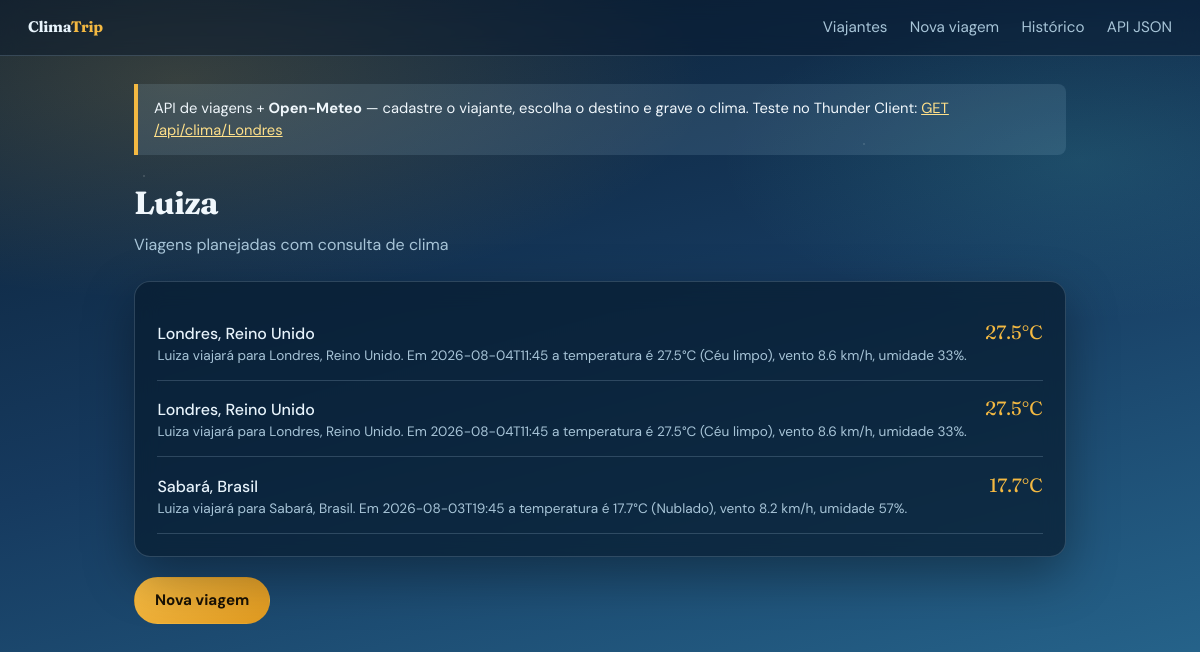
Screenshot of /viajantes/4 with the database file from the repository.
### models/viajante.py (models this page shows, shortened)
class Viajante(ModeloBase):
    __tablename__ = "viajantes"
    nome = db.Column(db.String(120), nullable=False, unique=True)
    viagens = db.relationship(
        "Viagem",
        back_populates="viajante",
        cascade="all, delete-orphan",
        lazy="dynamic",
    )

### models/viagem.py (models this page shows, shortened)
class Viagem(ModeloBase):
    __tablename__ = "viagens"
    viajante_id = db.Column(db.Integer, db.ForeignKey("viajantes.id"), nullable=False)
    destino = db.Column(db.String(120), nullable=False)
    pais = db.Column(db.String(80), default="")
    latitude = db.Column(db.Float, nullable=False)
    longitude = db.Column(db.Float, nullable=False)
    data_consulta = db.Column(db.String(30), nullable=False)
    temperatura_c = db.Column(db.Float, nullable=False)
    vento_kmh = db.Column(db.Float, nullable=False)
    umidade = db.Column(db.Integer, nullable=True)
    codigo_clima = db.Column(db.Integer, nullable=True)
    descricao_clima = db.Column(db.String(80), default="")
    viajante = db.relationship("Viajante", back_populates="viagens")
    def resumo(self):
        nome = self.viajante.nome if self.viajante else "?"
        return (
            f"{nome} viajará para {self.destino}"
            f"{', ' + self.pais if self.pais else ''}. "
            f"Em {self.data_consulta} a temperatura é {self.temperatura_c}°C "
            f"({self.descricao_clima or 'clima atual'}), "
            f"vento {self.vento_kmh} km/h"
            + (f", umidade {self.umidade}%" if self.umidade is not None else "")
            + "."
        )

### controllers/viagens_controller.py (the view)
@viagens_bp.route("/viajantes/<int:viajante_id>")
def detalhe_viajante(viajante_id):
    viajante = db.session.get(Viajante, viajante_id)
    if not viajante:
        flash("Viajante não encontrado.", "erro")
        return redirect(url_for("viagens.viajantes"))
    lista = viajante.viagens.order_by(Viagem.id.desc()).all()
    return render_template("detalhe_viajante.html", viajante=viajante, viagens=lista)

### views/templates/detalhe_viajante.html (shortened to what this page needs)
{% extends "layout.html" %}
{% block content %}
<h1>{{ viajante.nome }}</h1>
<p class="subtitulo">Viagens planejadas com consulta de clima</p>
<section class="painel">
    {% if viagens %}
    <ul class="lista">
        {% for v in viagens %}
        <li>
            <div>
                <a href="{{ url_for('viagens.detalhe_viagem', viagem_id=v.id) }}">
                    {{ v.destino }}{% if v.pais %}, {{ v.pais }}{% endif %}
                </a>
                <div style="color: var(--texto-suave); font-size: 0.85rem;">
                    {{ v.resumo() }}
                </div>
            </div>
            <span class="temp">{{ v.temperatura_c }}°C</span>
        </li>
        {% endfor %}
    </ul>
    {% else %}
    <p class="vazio">Este viajante ainda não tem destinos.</p>
    {% endif %}
</section>
<p style="margin-top: 1.25rem;">
    <a class="btn btn-primario" href="{{ url_for('viagens.nova_viagem') }}">Nova viagem</a>
</p>
{% endblock %}

### views/static/css/style.css (style rules this page uses)
* { box-sizing: border-box; }
:root { --céu-topo: #0b1f33; --céu-meio: #163a5f; --céu-baixo: #2a6f97; --névoa: rgba(186, 230, 253, 0.12); --sol: #f4b942; --sol-suave: #ffe08a; --gelo: #e8f4fc; --texto: #f0f7fc; --texto-suave: #a8c5d8; --card: rgba(8, 28, 48, 0.72); --borda: rgba(168, 197, 216, 0.22); --erro: #ff7b72; --sucesso: #5eead4; --sombra: 0 18px 50px rgba(0, 0, 0, 0.35); }
body { margin: 0; min-height: 100vh; font-family: "DM Sans", sans-serif; color: var(--texto); background: radial-gradient(ellipse 80% 50% at 15% 10%, rgba(244, 185, 66, 0.18), transparent 55%), radial-gradient(ellipse 60% 40% at 90% 20%, rgba(94, 234, 212, 0.12), transparent 50%), linear-gradient(165deg, var(--céu-topo) 0%, var(--céu-meio) 45%, var(--céu-baixo) 100%); background-attachment: fixed; line-height: 1.5; }
body::before { content: ""; position: fixed; inset: 0; pointer-events: none; background-image: radial-gradient(1.5px 1.5px at 12% 22%, rgba(255, 255, 255, 0.35), transparent), radial-gradient(1px 1px at 38% 68%, rgba(255, 255, 255, 0.25), transparent), radial-gradient(1.5px 1.5px at 72% 18%, rgba(255, 255, 255, 0.3), transparent), radial-gradient(1px 1px at 88% 55%, rgba(255, 255, 255, 0.2), transparent); animation: drift 40s linear infinite; opacity: 0.7; z-index: 0; }
h1 { font-family: "Fraunces", serif; font-size: 2rem; margin: 0 0 0.35rem; letter-spacing: -0.02em; }
.subtitulo { color: var(--texto-suave); margin: 0 0 1.5rem; }
.painel { background: var(--card); border: 1px solid var(--borda); border-radius: 16px; padding: 1.4rem; box-shadow: var(--sombra); backdrop-filter: blur(12px); animation: fade-up 0.75s ease both; }
.btn { display: inline-block; padding: 0.7rem 1.25rem; background: transparent; color: var(--texto); text-decoration: none; border: 1px solid var(--borda); border-radius: 999px; font-size: 0.95rem; font-family: inherit; cursor: pointer; transition: background 0.2s, border-color 0.2s, transform 0.15s; }
.btn-primario { background: linear-gradient(135deg, var(--sol), #e09a20); color: #1a1205; border-color: transparent; font-weight: 700; }
.lista { list-style: none; padding: 0; margin: 0; }
.lista li { display: flex; justify-content: space-between; gap: 1rem; align-items: baseline; padding: 0.85rem 0; border-bottom: 1px solid var(--borda); }
.lista a { color: var(--gelo); text-decoration: none; font-weight: 500; }
.lista .temp { color: var(--sol); font-family: "Fraunces", serif; font-size: 1.2rem; white-space: nowrap; }

### rows the page displays
Viajante: nome "Luiza"
Viagem: destino "Londres", pais "Reino Unido", resumo "Luiza viajará para Londres, Reino Unido. Em 2026-08-04T11:45 a temperatura é 27.5°C (Céu limpo), vento 8.6 km/h, umidade 33%.", temperatura_c "27.5"
Viagem: destino "Londres", pais "Reino Unido", resumo "Luiza viajará para Londres, Reino Unido. Em 2026-08-04T11:45 a temperatura é 27.5°C (Céu limpo), vento 8.6 km/h, umidade 33%.", temperatura_c "27.5"
Viagem: destino "Sabará", pais "Brasil", resumo "Luiza viajará para Sabará, Brasil. Em 2026-08-03T19:45 a temperatura é 17.7°C (Nublado), vento 8.2 km/h, umidade 57%.", temperatura_c "17.7"
